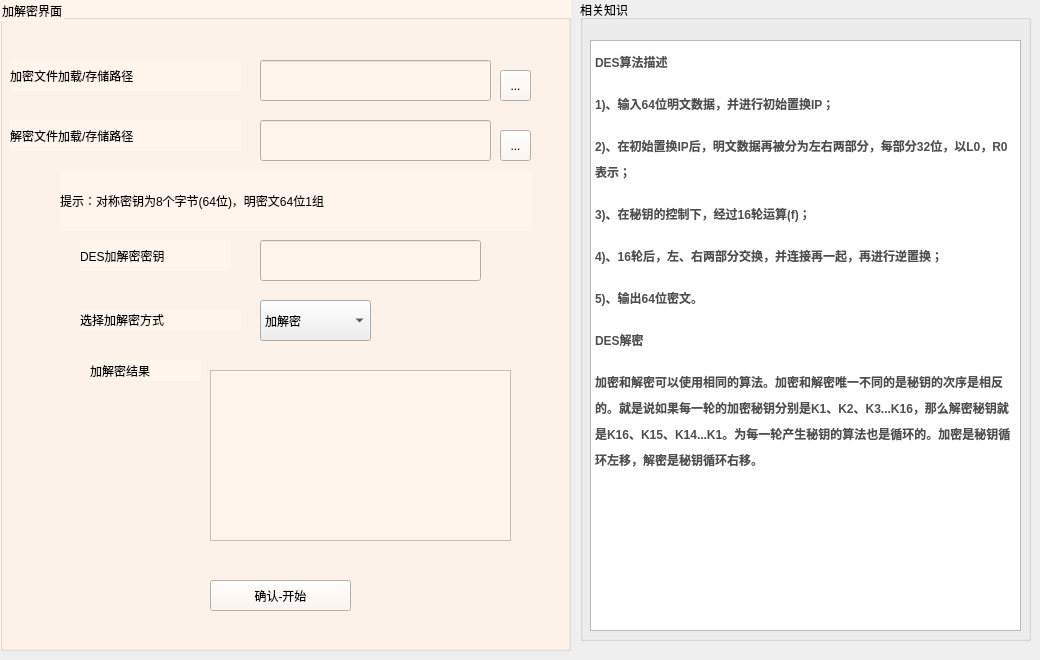
   <widget class="QWidget" name="tab_3">
    <attribute name="title">
     <string>对称加密DES</string>
    </attribute>
    <widget class="QGroupBox" name="groupBox_8">
     <property name="geometry">
      <rect>
       <x>0</x>
       <y>0</y>
       <width>571</width>
       <height>651</height>
      </rect>
     </property>
     <property name="styleSheet">
      <string notr="true">background-color: rgb(255, 245, 237);
font: 75 9pt &quot;微软雅黑&quot;;</string>
     </property>
     <property name="title">
      <string>加解密界面</string>
     </property>
     <widget class="QLineEdit" name="lineEdit_8">
      <property name="geometry">
       <rect>
        <x>260</x>
        <y>60</y>
        <width>231</width>
        <height>41</height>
       </rect>
      </property>
     </widget>
     <widget class="QLabel" name="label_18">
      <property name="geometry">
       <rect>
        <x>90</x>
        <y>360</y>
        <width>111</width>
        <height>21</height>
       </rect>
      </property>
      <property name="text">
       <string>加解密结果</string>
      </property>
     </widget>
     <widget class="QTextEdit" name="textEdit_7">
      <property name="geometry">
       <rect>
        <x>210</x>
        <y>370</y>
        <width>301</width>
        <height>171</height>
       </rect>
      </property>
     </widget>
     <widget class="QLabel" name="label_19">
      <property name="geometry">
       <rect>
        <x>60</x>
        <y>170</y>
        <width>471</width>
        <height>61</height>
       </rect>
      </property>
      <property name="text">
       <string>提示：对称密钥为8个字节(64位)，明密文64位1组</string>
      </property>
     </widget>
     <widget class="QLabel" name="label_20">
      <property name="geometry">
       <rect>
        <x>80</x>
        <y>240</y>
        <width>151</width>
        <height>31</height>
       </rect>
      </property>
      <property name="text">
       <string>DES加解密密钥</string>
      </property>
     </widget>
     <widget class="QLabel" name="label_21">
      <property name="geometry">
       <rect>
        <x>80</x>
        <y>310</y>
        <width>161</width>
        <height>20</height>
       </rect>
      </property>
      <property name="text">
       <string>选择加解密方式</string>
      </property>
     </widget>
     <widget class="QLineEdit" name="lineEdit_9">
      <property name="geometry">
       <rect>
        <x>260</x>
        <y>240</y>
        <width>221</width>
        <height>41</height>
       </rect>
      </property>
     </widget>
     <widget class="QPushButton" name="pushButton_4">
      <property name="geometry">
       <rect>
        <x>210</x>
        <y>580</y>
        <width>141</width>
        <height>31</height>
       </rect>
      </property>
      <property name="text">
       <string>确认-开始</string>
      </property>
     </widget>
     <widget class="QLineEdit" name="lineEdit_20">
      <property name="geometry">
       <rect>
        <x>260</x>
        <y>120</y>
        <width>231</width>
        <height>41</height>
       </rect>
      </property>
     </widget>
     <widget class="QLabel" name="label_38">
      <property name="geometry">
       <rect>
        <x>10</x>
        <y>120</y>
        <width>231</width>
        <height>31</height>
       </rect>
      </property>
      <property name="styleSheet">
       <string notr="true">font: 75 9pt &quot;微软雅黑&quot;;</string>
      </property>
      <property name="text">
       <string>解密文件加载/存储路径</string>
      </property>
     </widget>
     <widget class="QLabel" name="label_22">
      <property name="geometry">
       <rect>
        <x>10</x>
        <y>60</y>
        <width>231</width>
        <height>31</height>
       </rect>
      </property>
      <property name="styleSheet">
       <string notr="true">font: 75 9pt &quot;微软雅黑&quot;;</string>
      </property>
      <property name="text">
       <string>加密文件加载/存储路径</string>
      </property>
     </widget>
     <widget class="QToolButton" name="toolButton_7">
      <property name="geometry">
       <rect>
        <x>500</x>
        <y>70</y>
        <width>31</width>
        <height>31</height>
       </rect>
      </property>
      <property name="text">
       <string>...</string>
      </property>
     </widget>
     <widget class="QToolButton" name="toolButton_8">
      <property name="geometry">
       <rect>
        <x>500</x>
        <y>130</y>
        <width>31</width>
        <height>31</height>
       </rect>
      </property>
      <property name="text">
       <string>...</string>
      </property>
     </widget>
    </widget>
    <widget class="QGroupBox" name="groupBox_9">
     <property name="geometry">
      <rect>
       <x>580</x>
       <y>0</y>
       <width>451</width>
       <height>641</height>
      </rect>
     </property>
     <property name="styleSheet">
      <string notr="true"/>
     </property>
     <property name="title">
      <string>相关知识</string>
     </property>
     <widget class="QTextEdit" name="textEdit_8">
      <property name="geometry">
       <rect>
        <x>10</x>
        <y>40</y>
        <width>431</width>
        <height>591</height>
       </rect>
      </property>
      <property name="html">
       <string>&lt;!DOCTYPE HTML PUBLIC &quot;-//W3C//DTD HTML 4.0//EN&quot; &quot;http://www.w3.org/TR/REC-html40/strict.dtd&quot;&gt;
&lt;html&gt;&lt;head&gt;&lt;meta name=&quot;qrichtext&quot; content=&quot;1&quot; /&gt;&lt;style type=&quot;text/css&quot;&gt;
p, li { white-space: pre-wrap; }
&lt;/style&gt;&lt;/head&gt;&lt;body style=&quot; font-family:'微软雅黑'; font-size:9pt; font-weight:72; font-style:normal;&quot;&gt;
&lt;p style=&quot; margin-top:0px; margin-bottom:16px; margin-left:0px; margin-right:0px; -qt-block-indent:0; text-indent:0px; line-height:26px; background-color:#ffffff;&quot;&gt;&lt;span style=&quot; font-family:'-apple-system,SF UI Text,Arial,PingFang SC,Hiragino Sans GB,Microsoft YaHei,WenQuanYi Micro Hei,sans-serif,SimHei,SimSun'; font-weight:600; color:#4f4f4f;&quot;&gt;DES算法描述&lt;/span&gt;&lt;/p&gt;
&lt;p style=&quot; margin-top:0px; margin-bottom:16px; margin-left:0px; margin-right:0px; -qt-block-indent:0; text-indent:0px; line-height:26px; background-color:#ffffff;&quot;&gt;&lt;span style=&quot; font-family:'-apple-system,SF UI Text,Arial,PingFang SC,Hiragino Sans GB,Microsoft YaHei,WenQuanYi Micro Hei,sans-serif,SimHei,SimSun'; font-weight:600; color:#4f4f4f; background-color:#ffffff;&quot;&gt;1)、输入64位明文数据，并进行初始置换IP；&lt;/span&gt;&lt;/p&gt;
&lt;p style=&quot; margin-top:0px; margin-bottom:16px; margin-left:0px; margin-right:0px; -qt-block-indent:0; text-indent:0px; line-height:26px; background-color:#ffffff;&quot;&gt;&lt;span style=&quot; font-family:'-apple-system,SF UI Text,Arial,PingFang SC,Hiragino Sans GB,Microsoft YaHei,WenQuanYi Micro Hei,sans-serif,SimHei,SimSun'; font-weight:600; color:#4f4f4f; background-color:#ffffff;&quot;&gt;2)、在初始置换IP后，明文数据再被分为左右两部分，每部分32位，以L0，R0表示；&lt;/span&gt;&lt;/p&gt;
&lt;p style=&quot; margin-top:0px; margin-bottom:16px; margin-left:0px; margin-right:0px; -qt-block-indent:0; text-indent:0px; line-height:26px; background-color:#ffffff;&quot;&gt;&lt;span style=&quot; font-family:'-apple-system,SF UI Text,Arial,PingFang SC,Hiragino Sans GB,Microsoft YaHei,WenQuanYi Micro Hei,sans-serif,SimHei,SimSun'; font-weight:600; color:#4f4f4f; background-color:#ffffff;&quot;&gt;3)、在秘钥的控制下，经过16轮运算(f)；&lt;/span&gt;&lt;/p&gt;
&lt;p style=&quot; margin-top:0px; margin-bottom:16px; margin-left:0px; margin-right:0px; -qt-block-indent:0; text-indent:0px; line-height:26px; background-color:#ffffff;&quot;&gt;&lt;span style=&quot; font-family:'-apple-system,SF UI Text,Arial,PingFang SC,Hiragino Sans GB,Microsoft YaHei,WenQuanYi Micro Hei,sans-serif,SimHei,SimSun'; font-weight:600; color:#4f4f4f; background-color:#ffffff;&quot;&gt;4)、16轮后，左、右两部分交换，并连接再一起，再进行逆置换；&lt;/span&gt;&lt;/p&gt;
&lt;p style=&quot; margin-top:0px; margin-bottom:16px; margin-left:0px; margin-right:0px; -qt-block-indent:0; text-indent:0px; line-height:26px; background-color:#ffffff;&quot;&gt;&lt;span style=&quot; font-family:'-apple-system,SF UI Text,Arial,PingFang SC,Hiragino Sans GB,Microsoft YaHei,WenQuanYi Micro Hei,sans-serif,SimHei,SimSun'; font-weight:600; color:#4f4f4f; background-color:#ffffff;&quot;&gt;5)、输出64位密文。&lt;/span&gt;&lt;/p&gt;
&lt;p style=&quot; margin-top:0px; margin-bottom:16px; margin-left:0px; margin-right:0px; -qt-block-indent:0; text-indent:0px; line-height:26px; background-color:#ffffff;&quot;&gt;&lt;span style=&quot; font-family:'-apple-system,SF UI Text,Arial,PingFang SC,Hiragino Sans GB,Microsoft YaHei,WenQuanYi Micro Hei,sans-serif,SimHei,SimSun'; font-weight:600; color:#4f4f4f;&quot;&gt;DES解密&lt;/span&gt;&lt;/p&gt;
&lt;p style=&quot; margin-top:0px; margin-bottom:16px; margin-left:0px; margin-right:0px; -qt-block-indent:0; text-indent:0px; line-height:26px; background-color:#ffffff;&quot;&gt;&lt;span style=&quot; font-family:'-apple-system,SF UI Text,Arial,PingFang SC,Hiragino Sans GB,Microsoft YaHei,WenQuanYi Micro Hei,sans-serif,SimHei,SimSun'; font-weight:600; color:#4f4f4f; background-color:#ffffff;&quot;&gt;加密和解密可以使用相同的算法。加密和解密唯一不同的是秘钥的次序是相反的。就是说如果每一轮的加密秘钥分别是K1、K2、K3...K16，那么解密秘钥就是K16、K15、K14...K1。为每一轮产生秘钥的算法也是循环的。加密是秘钥循环左移，解密是秘钥循环右移。&lt;/span&gt;&lt;/p&gt;&lt;/body&gt;&lt;/html&gt;</string>
      </property>
     </widget>
    </widget>
    <widget class="QComboBox" name="comboBox_4">
     <property name="geometry">
      <rect>
       <x>260</x>
       <y>300</y>
       <width>111</width>
       <height>41</height>
      </rect>
     </property>
     <property name="styleSheet">
      <string notr="true">font: 75 9pt &quot;微软雅黑&quot;;</string>
     </property>
     <item>
      <property name="text">
       <string>加解密</string>
      </property>
     </item>
     <item>
      <property name="text">
       <string>加密</string>
      </property>
     </item>
     <item>
      <property name="text">
       <string>解密</string>
      </property>
     </item>
    </widget>
   </widget>
